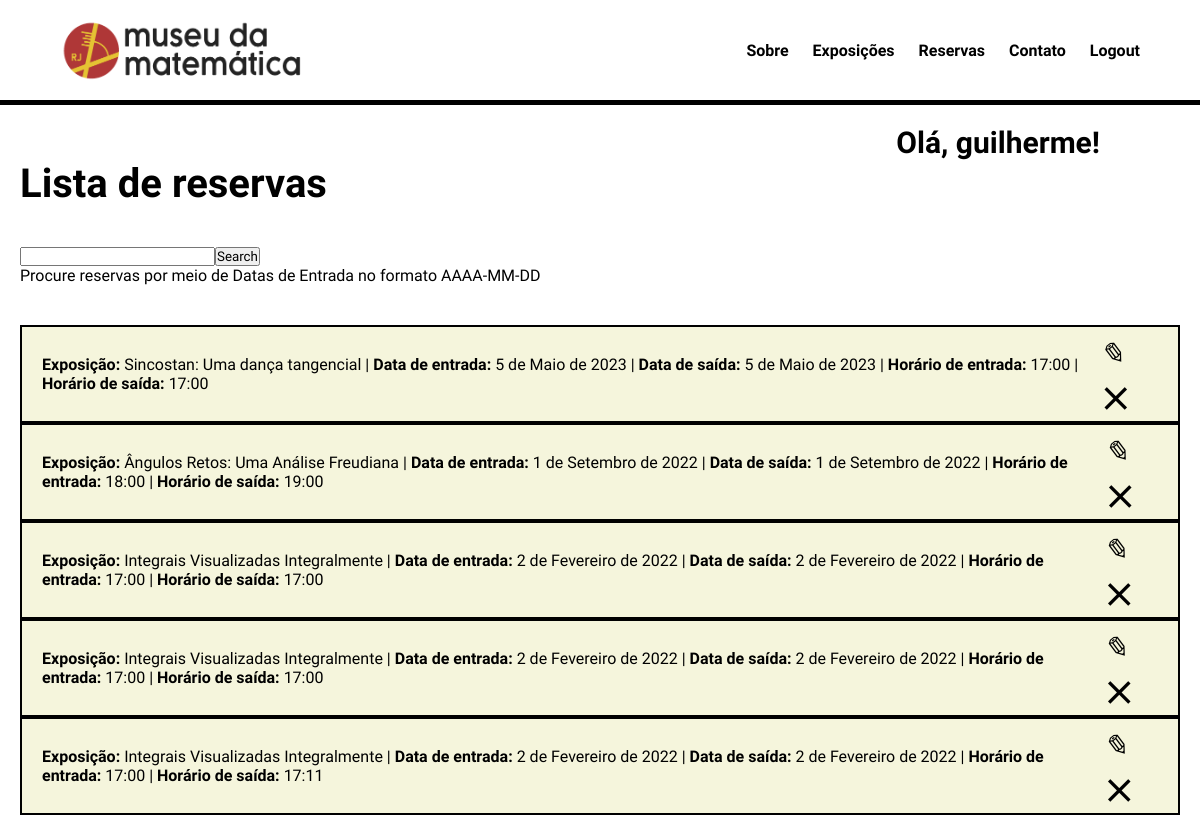
Page /lista-reservas/ (signed in) on the committed database.
### museu_matematica/models.py (models this page shows)
class Reserva(models.Model):
    user = models.ForeignKey(User, on_delete = models.CASCADE, null = True, blank = True)
    exposicao = models.ForeignKey(Exposicao, on_delete = models.CASCADE, null = True, blank = True)
    dataEntrada = models.DateField(verbose_name = 'Data de entrada', help_text = 'Utilize o formato AAAA-MM-DD')
    dataSaida =  models.DateField(verbose_name = 'Data de saída', help_text = 'Utilize o formato AAAA-MM-DD')
    horarioEntrada = models.TimeField(verbose_name = 'Horário de entrada', help_text = 'Utilize o formato HH:MM')
    horarioSaida = models.TimeField(verbose_name = 'Horário de saída', help_text = 'Utilize o formato HH:MM')
    def __str__(self):
        return str(self.user) + ' - ' + str(self.exposicao) + ' - ' + str(self.dataEntrada)

class Exposicao(models.Model):
    titulo = models.CharField(max_length=300)
    descricao = models.CharField(max_length=1000)
    def __str__(self):
        return str(self.titulo)

### museu_matematica/views.py (the view)
# urls.py: path('lista-reservas/', ReservaListView.as_view(), name="lista-reservas"),
class ReservaListView(LoginRequiredMixin, ListView):
    model = Reserva
    template_name = 'museu_matematica/lista-reservas.html'
    context_object_name = 'reservas'
    success_url = reverse_lazy("lista-reservas")
    def get_context_data(self, **kwargs):
        context = super().get_context_data(**kwargs)
        if not self.request.user.is_superuser:
            context['reservas'] = context['reservas'].filter(user = self.request.user) # Apenas os itens do usuário logado (se for admin, vê todos)
        search_input = self.request.GET.get('search-area') or ''
        if search_input:
            context['reservas'] = context['reservas'].filter(dataEntrada__exact=search_input)
        context['search_input'] = search_input
        print(context)
        return context

### museu_matematica/templates/museu_matematica/lista-reservas.html (shortened to what this page needs)
{% load static %}
    <!DOCTYPE html>
    <html lang="pt-BR">
    <head>
        <link rel="stylesheet" href="{% static 'museu-matematica/css/styles.css' %}">
        </head>
    <body>
        {% include 'museu_matematica/header.html' %}
        <div class ="hellotext_wrapper">
            <h3 class="hellotext">Olá, {% firstof user.username %}!</h3>
            <h2 class="reservas-text">Lista de reservas</h2>
        </div>
        <div id="search-add-wrapper">
            <form method="GET" style="display: flex;">
                <input id="dataEntrada" type="text" name="search-area" value="{{search_input}}">
                <input class="button" type="submit" value="Search">
            </form>
            <p>Procure reservas por meio de Datas de Entrada no formato AAAA-MM-DD</p>
        </div>
        <div class="reserva-items-wrapper">
            {% for reserva in reservas %}
                <div class="reserva-wrapper">
                    <div class ="reserva-descricao">
                        <span>Exposição: </span> {{reserva.exposicao}} |
                        <span>Data de entrada: </span> {{reserva.dataEntrada}} |
                        <span>Data de saída: </span> {{reserva.dataSaida}} |
                        <span>Horário de entrada: </span> {{reserva.horarioEntrada}} |
                        <span>Horário de saída: </span> {{reserva.horarioSaida}}
                    </div>
                    <div class = "reserva-buttons">
                        <a href="{% url 'reserva-editar' pk=reserva.id %}"><i class="material-icons" style="font-size:30px">&#9998;</i></a>
                        <a class="delete-link" href="{% url 'reserva-delete' pk=reserva.id %}">&#10799;</a>
                    </div>
                </div>
            {% empty %}
            <div class="reserva-wrapper">
                <h3>Não há nenhuma reserva efetuada.</h3>
            </div>
            {% endfor %}
        </div>
    </body>
    </html>

### museu_matematica/static/museu-matematica/css/styles.css (style rules this page uses)
a { text-decoration: none; color: inherit; }
* { margin: 0; padding: 0; }
:root { --color-primary: #C41E1E; --color-secondary: #d3a422; --color-gray: #888888; }
body, input, select { font-family: 'Raleway', sans-serif; }
h2 { font-size: 40px; }
h3 { font-size: 30px; }
.hellotext_wrapper { padding: 20px; }
.hellotext { text-align: end; padding-right: 80px; }
#search-add-wrapper { padding: 20px; }
.reserva-items-wrapper { padding: 20px; }
.reserva-wrapper { display: flex; flex-direction: row; align-items: center; justify-content: space-between; border: 2px solid black; background-color: beige; min-height: 50px; max-height: 100px; }
.reserva-wrapper span { font-weight: bold; }
.reserva-buttons { font-size: 40px; padding-right: 20px; }
.reserva-descricao { padding-left: 20px; padding-right: 20px; }

### rows in the picture
Reserva: exposicao "Sincostan: Uma dança tangencial", dataEntrada "5 de Maio de 2023", dataSaida "5 de Maio de 2023", horarioEntrada "17:00", horarioSaida "17:00"
Reserva: exposicao "Ângulos Retos: Uma Análise Freudiana", dataEntrada "1 de Setembro de 2022", dataSaida "1 de Setembro de 2022", horarioEntrada "18:00", horarioSaida "19:00"
Reserva: exposicao "Integrais Visualizadas Integralmente", dataEntrada "2 de Fevereiro de 2022", dataSaida "2 de Fevereiro de 2022", horarioEntrada "17:00", horarioSaida "17:00"
Reserva: exposicao "Integrais Visualizadas Integralmente", dataEntrada "2 de Fevereiro de 2022", dataSaida "2 de Fevereiro de 2022", horarioEntrada "17:00", horarioSaida "17:00"
Reserva: exposicao "Integrais Visualizadas Integralmente", dataEntrada "2 de Fevereiro de 2022", dataSaida "2 de Fevereiro de 2022", horarioEntrada "17:00", horarioSaida "17:11"
